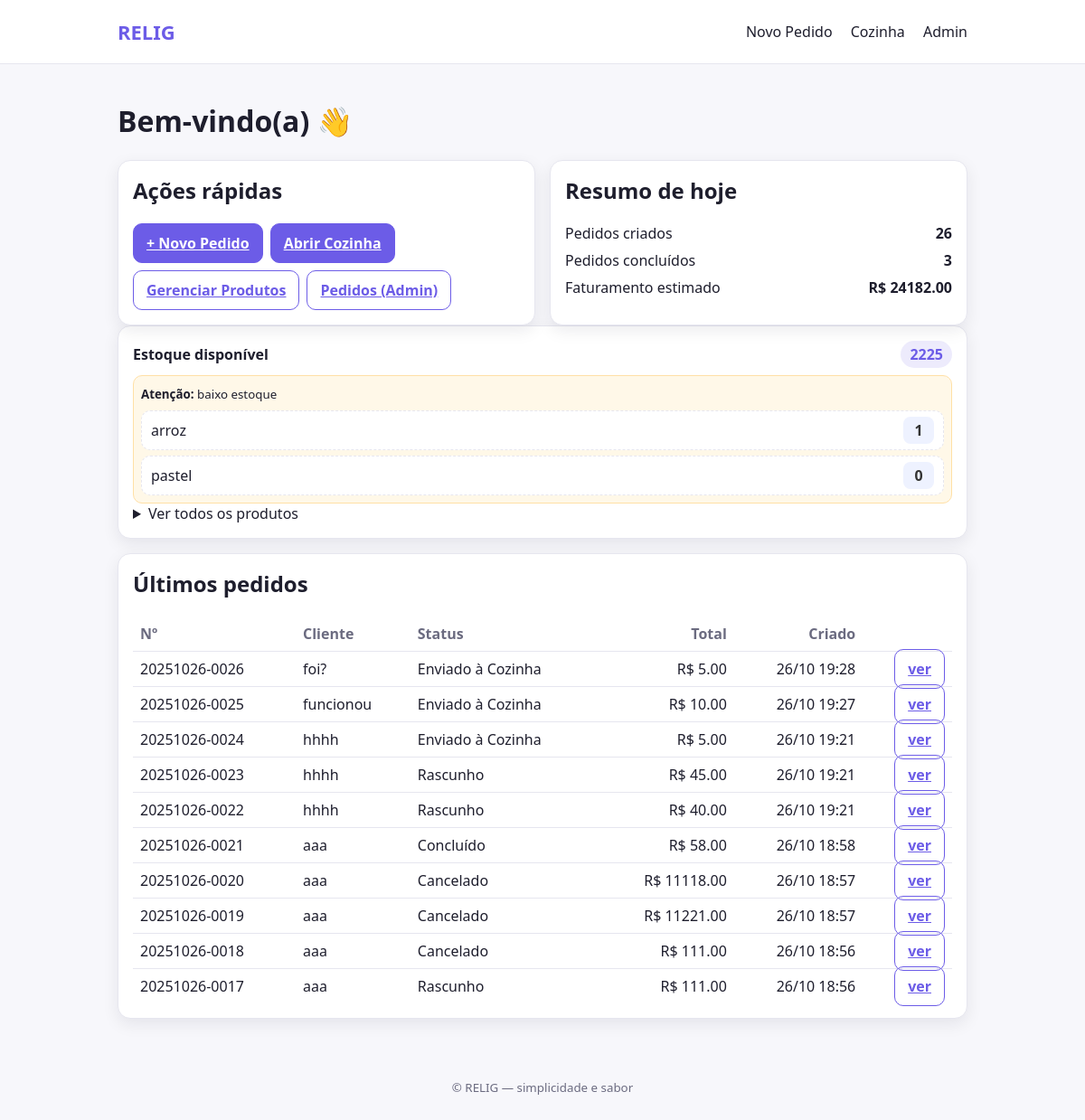
The page / on the database its author committed.
### pedidos/models.py (models this page shows, shortened)
class Produto(models.Model):
    nome = models.CharField(max_length=120, unique=True)
    preco = models.DecimalField(max_digits=10, decimal_places=2)
    estoque = models.PositiveIntegerField(default=0)
    ativo = models.BooleanField(default=True)
    criado_em = models.DateTimeField(auto_now_add=True)
    class Meta:
        ordering = ["nome"]

class Pedido(models.Model):
    class Status(models.TextChoices):
        RASCUNHO = "RASC", "Rascunho"
        ENVIADO_COZINHA = "ENVC", "Enviado à Cozinha"
        CONCLUIDO = "CONC", "Concluído"
        CANCELADO = "CANC", "Cancelado"
    numero = models.CharField(max_length=20, unique=True, blank=True)  # gerado no save
    nome_cliente = models.CharField(max_length=120)
    status = models.CharField(max_length=4, choices=Status.choices, default=Status.RASCUNHO)
    total = models.DecimalField(max_digits=12, decimal_places=2, default=0)
    criado_em = models.DateTimeField(auto_now_add=True)
    atualizado_em = models.DateTimeField(auto_now=True)
    finalizado_em = models.DateTimeField(null=True, blank=True)
    class Meta:
        ordering = ["-criado_em"]
    def save(self, *args, **kwargs):
        if not self.numero:
            self.numero = self.gerar_numero()
        super().save(*args, **kwargs)

### pedidos/views.py (the view)
# urls.py: 2. Add a URL to urlpatterns:  path('', views.home, name='home')
def home(request):
    hoje = timezone.localdate()
    qs_hoje = Pedido.objects.filter(criado_em__date=hoje)
    resumo = {
        "hoje_pedidos": qs_hoje.count(),
        "hoje_concluidos": qs_hoje.filter(status=Pedido.Status.CONCLUIDO).count(),
        "hoje_total": qs_hoje.aggregate(s=Sum("total"))["s"] or 0,
    }
    ultimos = Pedido.objects.order_by("-criado_em")[:10]
    return render(request, "home.html", {"resumo": resumo, "ultimos": ultimos})

### pedidos/context_processors.py (called while the page is built)
def estoque_widget_data(request):
    produtos = Produto.objects.filter(ativo=True).order_by("nome")\
                .values("id", "nome", "estoque")
    total_disponivel = sum(p["estoque"] for p in produtos)
    baixo_estoque = [p for p in produtos if p["estoque"] <= 5]
    return {
        "estoque_total_disponivel": total_disponivel,
        "estoque_produtos": produtos,           # para listar no widget
        "estoque_baixo": baixo_estoque,         # para alertas
    }

### templates/home.html (shortened to what this page needs)
{% extends "base.html" %}
{% load static %}
{% block content %}
<h1>Bem-vindo(a) 👋</h1>
<div class="grid2">
  <section class="card">
    <h2 style="margin-top:0;">Ações rápidas</h2>
    <div class="row gap8" style="flex-wrap:wrap;">
      <a class="btn primary" href="{% url 'pedidos:criar' %}">+ Novo Pedido</a>
      <a class="btn" href="{% url 'pedidos:cozinha' %}">Abrir Cozinha</a>
      <a class="btn ghost" href="/admin/pedidos/produto/">Gerenciar Produtos</a>
      <a class="btn ghost" href="/admin/pedidos/pedido/">Pedidos (Admin)</a>
    </div>
  </section>
  <section class="card">
    <h2 style="margin-top:0;">Resumo de hoje</h2>
    <ul style="list-style:none; padding:0; margin:0; display:grid; gap:8px;">
      <li class="row" style="justify-content:space-between;">
        <span>Pedidos criados</span>
        <strong>{{ resumo.hoje_pedidos }}</strong>
      </li>
      <li class="row" style="justify-content:space-between;">
        <span>Pedidos concluídos</span>
        <strong>{{ resumo.hoje_concluidos }}</strong>
      </li>
      <li class="row" style="justify-content:space-between;">
        <span>Faturamento estimado</span>
        <strong>R$ {{ resumo.hoje_total|default:"0.00"|floatformat:2 }}</strong>
      </li>
    </ul>
  </section>
</div>
{% include "partials/estoque_widget.html" %}
<section class="card" style="margin-top:16px;">
  <h2 style="margin-top:0;">Últimos pedidos</h2>
  <table style="width:100%; border-collapse:collapse;">
    <thead>
      <tr>
        <th style="text-align:left; padding:8px;">Nº</th>
        <th style="text-align:left; padding:8px;">Cliente</th>
        <th style="text-align:left; padding:8px;">Status</th>
        <th style="text-align:right; padding:8px;">Total</th>
        <th style="text-align:right; padding:8px;">Criado</th>
        <th style="text-align:right; padding:8px;"></th>
      </tr>
    </thead>
    <tbody>
      {% for p in ultimos %}
      <tr style="border-top:1px solid var(--border);">
        <td style="padding:8px;">{{ p.numero }}</td>
        <td style="padding:8px;">{{ p.nome_cliente }}</td>
        <td style="padding:8px;">{{ p.get_status_display }}</td>
        <td style="padding:8px; text-align:right;">R$ {{ p.total|floatformat:2 }}</td>
        <td style="padding:8px; text-align:right;">{{ p.criado_em|date:"d/m H:i" }}</td>
        <td style="padding:8px; text-align:right;">
          <a class="btn ghost" href="{% url 'pedidos:detalhe' p.pk %}">ver</a>
        </td>
      </tr>
      {% empty %}
      <tr><td colspan="6" style="padding:12px; color:var(--muted);">Sem pedidos ainda.</td></tr>
      {% endfor %}
    </tbody>
  </table>
</section>
{% endblock %}

### templates/partials/estoque_widget.html (shortened to what this page needs)
<div class="estoque-widget card">
  <div class="row" style="justify-content:space-between; align-items:center;">
    <strong>Estoque disponível</strong>
    <span class="badge">{{ estoque_total_disponivel }}</span>
  </div>
  {% if estoque_baixo %}
    <div class="alert-low">
      <small><strong>Atenção:</strong> baixo estoque</small>
      <ul class="low-list">
        {% for p in estoque_baixo|slice:":5" %}
          <li>{{ p.nome }} <span class="chip">{{ p.estoque }}</span></li>
        {% endfor %}
      </ul>
    </div>
  {% endif %}
  <details>
    <summary>Ver todos os produtos</summary>
  </details>
</div>

### static/styles.css (style rules this page uses)
:root { --bg: #f7f7fb; --card: #fff; --border: #e6e6ef; --text: #1e1e2d; --muted: #6b6b80; --primary: #6c5ce7; --primary-700: #5b4dd6; --danger: #e74c3c; --ok: #27ae60; --radius: 14px; --shadow: 0 6px 18px rgba(18, 18, 32, 0.08); }
* { box-sizing: border-box; }
html, body { margin:0; padding:0; font-family: system-ui, -apple-system, Segoe UI, Roboto, Ubuntu, Cantarell, 'Helvetica Neue', Arial, 'Noto Sans', 'Apple Color Emoji', 'Segoe UI Emoji', 'Segoe UI Symbol'; color: var(--text); background: var(--bg); }
.card { background: var(--card); border: 1px solid var(--border); border-radius: var(--radius); box-shadow: var(--shadow); padding: 16px; }
.row { display: flex; gap: 12px; align-items: center; }
.gap8 { gap: 8px; }
.grid2 { display:grid; grid-template-columns: 1fr 1fr; gap: 16px; }
.btn { appearance: none; border: 1px solid var(--primary); background: var(--primary); color: #fff; padding: 10px 14px; border-radius: 10px; cursor: pointer; font-weight: 600; }
.btn.primary { background: var(--primary); border-color: var(--primary); }
.btn.ghost { background: transparent; color: var(--primary); }
.estoque-widget { margin-bottom: 16px; }
.badge { display:inline-block; padding:4px 10px; border-radius: 999px; background: rgba(108,92,231,0.12); color: var(--primary); font-weight:700; }
.alert-low { margin-top: 8px; padding: 8px; border:1px solid #ffe0a6; background:#fff8e8; border-radius:10px; }
.low-list, .prod-list { list-style:none; margin:8px 0 0; padding:0; display:grid; gap:6px; }
.prod-list li, .low-list li { display:flex; justify-content:space-between; align-items:center; border:1px dashed var(--border); padding:6px 10px; border-radius:10px; background:#fff; }
.chip { display:inline-block; min-width:34px; text-align:center; font-weight:800; padding:4px 8px; border-radius: 8px; background:#eef2ff; color:#333; }
table th { color: var(--muted); font-weight: 600; }

### rows shown on the page
Produto: nome "arroz", estoque "1"
Produto: nome "pastel", estoque "0"
Pedido: numero "20251026-0026", nome_cliente "foi?", status "Enviado à Cozinha", total "5.00", criado_em "26/10 19:28"
Pedido: numero "20251026-0025", nome_cliente "funcionou", status "Enviado à Cozinha", total "10.00", criado_em "26/10 19:27"
Pedido: numero "20251026-0024", nome_cliente "hhhh", status "Enviado à Cozinha", total "5.00", criado_em "26/10 19:21"
Pedido: numero "20251026-0023", nome_cliente "hhhh", status "Rascunho", total "45.00", criado_em "26/10 19:21"
Pedido: numero "20251026-0022", nome_cliente "hhhh", status "Rascunho", total "40.00", criado_em "26/10 19:21"
Pedido: numero "20251026-0021", nome_cliente "aaa", status "Concluído", total "58.00", criado_em "26/10 18:58"
Pedido: numero "20251026-0020", nome_cliente "aaa", status "Cancelado", total "11118.00", criado_em "26/10 18:57"
Pedido: numero "20251026-0019", nome_cliente "aaa", status "Cancelado", total "11221.00", criado_em "26/10 18:57"
Pedido: numero "20251026-0018", nome_cliente "aaa", status "Cancelado", total "111.00", criado_em "26/10 18:56"
Pedido: numero "20251026-0017", nome_cliente "aaa", status "Rascunho", total "111.00", criado_em "26/10 18:56"

### other values the page prints
{{ resumo.hoje_pedidos }} "26"
{{ resumo.hoje_concluidos }} "3"
{{ resumo.hoje_total|default:"0.00"|floatformat:2 }} "24182.00"
{{ estoque_total_disponivel }} "2225"
